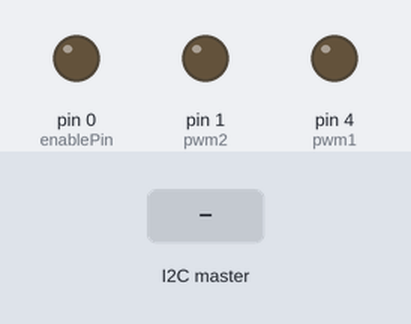
Bench run of a sketch on a simulated Arduino Uno, built with avr-gcc and run on an emulated ATmega328P. Parts: output pins drawn as LEDs (lit = HIGH). The inputs (shaded band) are chosen by the test bench.

Above: at 1.2 s.
1.3 s: the I2C master sends the byte 2
At 2.2 s:
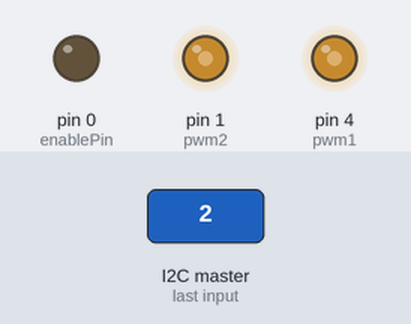
2.8 s: the I2C master sends the byte 1
At 4.0 s:
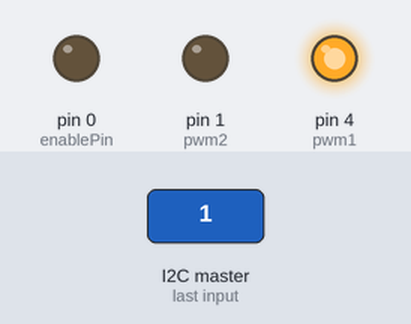
4.3 s: the I2C master sends the byte 2
At 5.7 s:
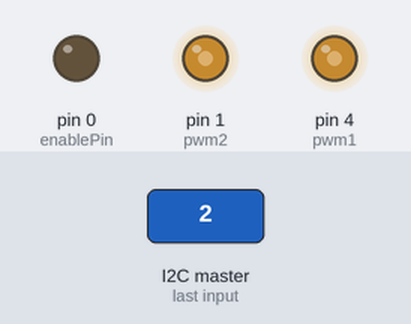
Timing chart, 0 to 7.3 s (numbered marks = the images above; inputs shaded):
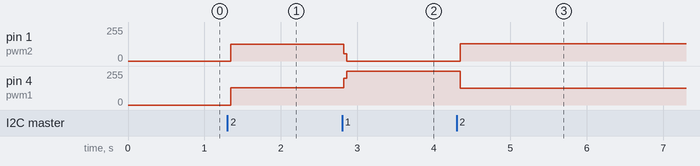

The sketch:

us_test.ino
```cpp
#include <Wire.h>
#include <PWM.h>

#define address 0x36 //define slave address, Q: need to <<1 ?

//enable pin
int enablePin = 0;

// millisecond counters
long us = 0;
long us2 = 0;

bool ledState = 0;
bool ledState2 = 0;

bool enable = 0; // 1 bit

long elapsed = 0;
long elapsed2 = 0;

//us per cycle
int frequency = 0;
long threshold = 10;
long buffer = 0;

int msg = -1;

void setup() {

  Wire.begin(address);

  pinMode(enablePin, OUTPUT); //enable
  pinMode(4, OUTPUT); // pwm1
  pinMode(1, OUTPUT); // pwm2

  Wire.onReceive(parseMsg); //call parseMsg when message is received
}

void parseMsg(int bytesLeft) {

  msg = 0; //reset as 0 everytime msg is received

 //Wire.available() returns 0 initially because master checks validity of slave
 //actually value comes after
 if (Wire.available() != 0) {
   msg = Wire.read(); //read one byte from buffer. Message should only be one byte.
 }

 switch (msg) {
    case 0:
      createPWM(false, 0);
      break;
    case 1:
      createPWM(false, 0);
      break;
    case 2:
      createPWM(false, 1250);
      break;
    case 3:
      createPWM(false, 1250);
      break;
    case 4:
      createPWM(false, 2500);
      break;
    case 5:
      createPWM(false, 2500);
      break;
    case 6:
      createPWM(false, 3750);
      break;
    case 7:
      createPWM(false, 3750);
      break;
    case 8:
      createPWM(true, 0);
      break;
    case 9:
      createPWM(true, 0);
      break;
    case 10:
      createPWM(true, 1250);
      break;
    case 11:
      createPWM(true, 1250);
      break;
    case 12:
      createPWM(true, 2500);
      break;
    case 13:
      createPWM(true, 2500);
      break;
    case 14:
      createPWM(true, 3750);
      break;
    case 15:
      createPWM(true, 3750);
      break;
    default: //else do nothing; will be contacted through initial bus scan
      break;

    return;

 }

}

void createPWM(bool enable, int frequency) { //set frequencies

  if (enable) {
    digitalWrite(enablePin, HIGH);
  } else {
    digitalWrite(enablePin, LOW);
  }

  if (frequency == 0) { //avoid divide by zero
    threshold = 0;
    buffer = 0;
  }

  else {
    threshold = (1000000 / frequency);
    buffer = threshold/5; // possible error with division?
  }

}

void loop() {

  us = micros();
  us2 = us + threshold/2;

  if (us % threshold < buffer && us - elapsed > buffer) {
    digitalWrite(4, !ledState);
    ledState = !ledState;
    elapsed = us;
  }

  if (us2 % threshold < buffer && us2 - elapsed2 > buffer) {
    digitalWrite(1, !ledState2);
    ledState2 = !ledState2;
    elapsed2 = us2;
  }

}
```

Measured:
- after the input at 1.3 s, pin 1 (pwm2): 0/255 → 127/255 at once; pin 4 (pwm1): 0/255 → 128/255 at once
- after the input at 2.8 s, pin 1 (pwm2): 127/255 → 0/255 at once; pin 4 (pwm1): 128/255 → 255/255 at once
- after the input at 4.3 s, pin 1 (pwm2): 0/255 → 128/255 at once; pin 4 (pwm1): 255/255 → 126/255 at once
